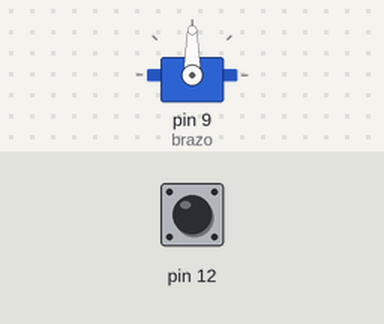
This sketch was run on a simulated Arduino Uno, built with avr-gcc and run on an emulated ATmega328P. Parts: servo. The inputs (shaded band) are chosen by the test bench; at power-on: pin 12 HIGH.

Above: at 1.2 s.
1.3 s: pin 12 pulled LOW for 0.15 s
At 2.05 s:
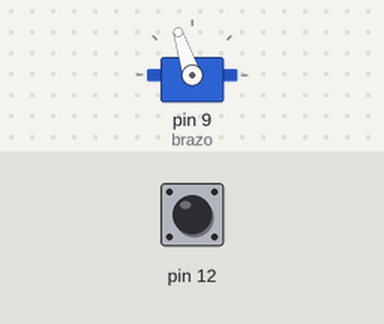
4.3 s: pin 12 pulled LOW for 3.2 s
At 8.5 s:
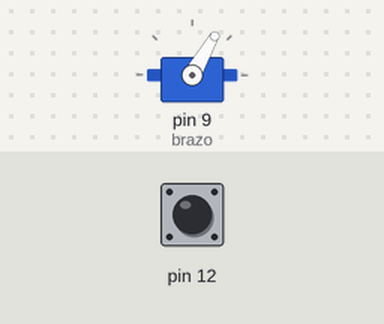
Timing chart, 0 to 10.0 s (numbered marks = the images above; inputs shaded):
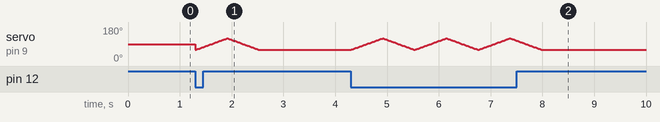

The sketch:

saludo_boton.ino
```cpp
// Sesion 6 - Reto: saluda solo cuando aprietas el boton
// Servo en el pin 9 y boton entre el pin 12 y GND (INPUT_PULLUP: apretado = LOW).

#include <Servo.h>
Servo brazo;

int velocidad = 10;

void setup() {
  pinMode(12, INPUT_PULLUP);
  brazo.attach(9);
}

void loop() {
  if (digitalRead(12) == LOW) {    // solo si alguien aprieta
    for (int a = 60; a <= 120; a++) {   // de ida
      brazo.write(a);
      delay(velocidad);
    }
    for (int a = 120; a >= 60; a--) {   // y de vuelta
      brazo.write(a);
      delay(velocidad);
    }
    }
}
```
